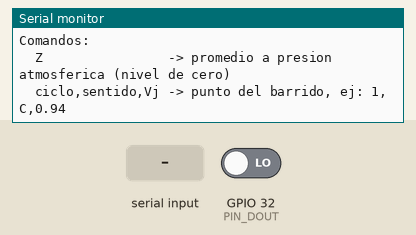
This sketch was run on a simulated ESP32. Parts: the last lines printed to the serial monitor. The inputs (shaded band) are chosen by the test bench; at power-on: GPIO 32 (PIN_DOUT) LOW.

Above: at 1.2 s.
1.3 s: "Z,1\n" received over Serial
At 2.1 s:
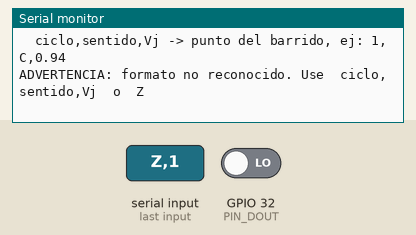
2.8 s: "Z\n" received over Serial
At 3.8 s:
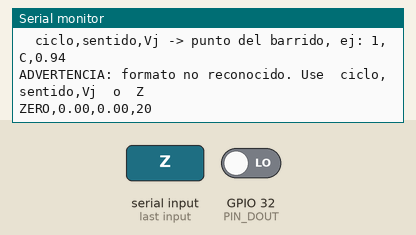
4.3 s: "1,90,45\n" received over Serial
At 5.6 s:
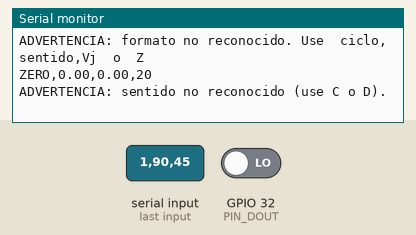

The sketch:

codigo_Laboratorio2_ESP32_HX710B.ino
```cpp
/*
 * Taller de Equipos Biomédicos II - Guía de Laboratorio N.º 2
 * Caracterización de un sensor de presión manométrica con la Ley de Boyle
 * (MPS20N0040D-D + conversor HX710B, leído por ESP32)
 *
 * Cumple los 5 requisitos de la sección 6 de la guía:
 *  1. Lee el HX710B (protocolo tipo HX71x: SCK/DOUT) y entrega cada lectura
 *     como entero CON SIGNO (complemento a 2 de 24 bits).
 *  2. Promedia N lecturas consecutivas (N >= 20, constante durante la sesión),
 *     calcula media y desviación estándar -también con el puerto abierto al
 *     aire (nivel de cero)- y lo muestra por el Monitor Serial.
 *  3. Declara como constantes configurables Patm (kPa), V0 (mL) y Vm (mL)
 *     -valores provisionales de la sesión- y muestra la marca de parada
 *     Vj,min (ecuación 2) para Pmax = 35 kPa.
 *  4. Recibe por el Monitor Serial el ciclo, el sentido (compresión/
 *     descompresión) y el volumen Vj (mL, dos decimales), calcula Pref con
 *     la ecuación (1) y rechaza con advertencia todo Vj > V0, Vj <= 0, o
 *     cuyo Pref supere 40 kPa.
 *  5. Entrega una línea por punto, valores separados por comas:
 *     ciclo,sentido,Vj,Pref,media,desviación_estándar,N
 *
 * ================================ USO ================================
 * Por el Monitor Serial (115200 baudios, salto de línea "Nueva línea"):
 *
 *   Z                     -> promedia N lecturas con el puerto ABIERTO AL AIRE
 *                            (nivel de cero). Úsalo en la Etapa A (paso 4) y
 *                            otra vez al terminar el barrido (Etapa D, paso 20,
 *                            para obtener C0,f). Imprime: ZERO,media,desv,N
 *
 *   1,C,0.94              -> punto del barrido: ciclo 1, sentido Compresión,
 *                            Vj = 0.94 mL. Sentido también acepta D o
 *                            "descompresion" (sin tilde), en mayúsc./minúsc.
 *                            Imprime: ciclo,sentido,Vj,Pref,media,desv,N
 *
 * IMPORTANTE - antes de usarlo en la sesión real:
 *  - Verificar SCK y DOUT en el osciloscopio (paso 3 de la Etapa A) y
 *    confirmar contra la hoja de datos del HX710B que el número de pulsos
 *    de reloj y los tiempos en alto/bajo coinciden con lo que este código
 *    genera. El protocolo de bit-banging de abajo sigue el estándar de la
 *    familia HX710/HX711 (25 pulsos: 24 bits de dato + 1 pulso de cierre),
 *    que es lo habitual para este tipo de conversor, pero SIEMPRE se debe
 *    confirmar con la hoja de datos real y el osciloscopio, tal como pide
 *    la guía.
 *  - Actualizar PATM_KPA, V0_ML y VM_ML con los valores reales de tu sesión
 *    (paso 12): Patm = presión publicada, Vm = el menor de Va1 y Va2.
 * =======================================================================
 */

#include <math.h>

// ---------------- Pines (ajustar según el cableado real) ----------------
#define PIN_SCK   33
#define PIN_DOUT  32

// ---------------- Requisito 2: N de lecturas por promedio ----------------
// N >= 20 y debe permanecer CONSTANTE durante toda la sesión.
const int N_LECTURAS = 20;

// ---------------- Requisito 3: constantes configurables ----------------
// Valores PROVISIONALES de la sesión (paso 12). Actualizar antes de medir.
float PATM_KPA = 101.3f;   // presión atmosférica publicada (kPa)
float V0_ML    = 1.00f;    // volumen inicial del émbolo (mL)
float VM_ML    = 0.76f;    // volumen muerto provisional = min(Va1, Va2) (mL)
const float PMAX_KPA = 35.0f; // margen de seguridad (fijo por la guía)

// Rango del sensor, usado para rechazar Pref fuera de escala (requisito 4)
const float SENSOR_MAX_KPA = 40.0f;

float vjMinML = 0.0f; // se calcula en setup() con la ecuación (2)

// =======================================================================
// Lectura del HX710B: 24 bits en complemento a 2 -> entero con signo
// (protocolo de bit-banging estándar de la familia HX710/HX711)
// =======================================================================
long leerHX710() {
  // Esperar a que el módulo indique dato listo (DOUT en bajo)
  while (digitalRead(PIN_DOUT) == HIGH) {
    ; // espera activa
  }

  unsigned long valor = 0;

  // 24 pulsos de reloj: se lee 1 bit por flanco, MSB primero
  for (int i = 0; i < 24; i++) {
    digitalWrite(PIN_SCK, HIGH);
    delayMicroseconds(1);
    valor = (valor << 1) | digitalRead(PIN_DOUT);
    digitalWrite(PIN_SCK, LOW);
    delayMicroseconds(1);
  }

  // 25.º pulso: cierra la conversión y deja listo el canal para la
  // siguiente lectura (no aporta datos).
  digitalWrite(PIN_SCK, HIGH);
  delayMicroseconds(1);
  digitalWrite(PIN_SCK, LOW);
  delayMicroseconds(1);

  // Extender el signo: si el bit 23 (MSB de los 24) está en 1, el valor
  // es negativo -> restar 2^24 para obtener el entero con signo real.
  if (valor & 0x800000UL) {
    valor |= 0xFF000000UL;
  }

  return (long)valor;
}

// =======================================================================
// Promedia N_LECTURAS lecturas crudas y calcula media y desviación
// estándar muestral (denominador N-1, igual que STDEV.S en Excel).
// =======================================================================
void promediarLecturas(double &media, double &desviacion) {
  long lecturas[N_LECTURAS];
  double suma = 0.0;

  for (int i = 0; i < N_LECTURAS; i++) {
    lecturas[i] = leerHX710();
    suma += lecturas[i];
    delay(2); // pequeño respiro entre lecturas consecutivas
  }

  media = suma / N_LECTURAS;

  double sumaCuad = 0.0;
  for (int i = 0; i < N_LECTURAS; i++) {
    double d = lecturas[i] - media;
    sumaCuad += d * d;
  }
  desviacion = sqrt(sumaCuad / (N_LECTURAS - 1));
}

// =======================================================================
// Ecuación (2): marca de parada del émbolo
// Vj,min = (V0 - r * Vm) / (1 + r), con r = Pmax / Patm
// =======================================================================
float calcularVjMin(float patm, float v0, float vm, float pmax) {
  float r = pmax / patm;
  return (v0 - r * vm) / (1.0f + r);
}

// =======================================================================
// Ecuación (1): presión manométrica de referencia
// Pref = Patm * (V0 - Vj) / (Vj + Vm)
// =======================================================================
float calcularPref(float patm, float v0, float vj, float vm) {
  return patm * (v0 - vj) / (vj + vm);
}

void setup() {
  Serial.begin(115200);
  while (!Serial) { ; }

  pinMode(PIN_SCK, OUTPUT);
  pinMode(PIN_DOUT, INPUT);
  digitalWrite(PIN_SCK, LOW);

  vjMinML = calcularVjMin(PATM_KPA, V0_ML, VM_ML, PMAX_KPA);

  Serial.println("=== Laboratorio 2 - Sensor de presión (HX710B + ESP32) ===");
  Serial.print("Patm = "); Serial.print(PATM_KPA, 2); Serial.println(" kPa");
  Serial.print("V0   = "); Serial.print(V0_ML, 2); Serial.println(" mL");
  Serial.print("Vm   = "); Serial.print(VM_ML, 2); Serial.println(" mL");
  Serial.print("Vj,min (marca de parada, Pmax=35 kPa) = ");
  Serial.print(vjMinML, 3); Serial.println(" mL");
  Serial.println();
  Serial.println("Comandos:");
  Serial.println("  Z                -> promedio a presion atmosferica (nivel de cero)");
  Serial.println("  ciclo,sentido,Vj -> punto del barrido, ej: 1,C,0.94");
  Serial.println();
}

void loop() {
  if (Serial.available() > 0) {
    String linea = Serial.readStringUntil('\n');
    linea.trim();
    if (linea.length() == 0) return;

    // ---------------- Comando Z: nivel de cero ----------------
    if (linea.equalsIgnoreCase("Z")) {
      double media, desviacion;
      promediarLecturas(media, desviacion);
      Serial.print("ZERO,");
      Serial.print(media, 2); Serial.print(",");
      Serial.print(desviacion, 2); Serial.print(",");
      Serial.println(N_LECTURAS);
      return;
    }

    // ---------------- Punto del barrido: ciclo,sentido,Vj ----------------
    int coma1 = linea.indexOf(',');
    int coma2 = linea.indexOf(',', coma1 + 1);
    if (coma1 < 0 || coma2 < 0) {
      Serial.println("ADVERTENCIA: formato no reconocido. Use  ciclo,sentido,Vj  o  Z");
      return;
    }

    String sCiclo   = linea.substring(0, coma1);
    String sSentido = linea.substring(coma1 + 1, coma2);
    String sVj      = linea.substring(coma2 + 1);

    int ciclo = sCiclo.toInt();
    float vj  = sVj.toFloat();

    sSentido.trim();
    String sentido;
    char s0 = toupper(sSentido.charAt(0));
    if (s0 == 'C') sentido = "Compresion";
    else if (s0 == 'D') sentido = "Descompresion";
    else {
      Serial.println("ADVERTENCIA: sentido no reconocido (use C o D).");
      return;
    }

    // ---------------- Validaciones (requisito 4) ----------------
    if (vj <= 0.0f || vj > V0_ML) {
      Serial.print("ADVERTENCIA: Vj fuera de rango (0 < Vj <= ");
      Serial.print(V0_ML, 2);
      Serial.println(" mL). Punto rechazado.");
      return;
    }

    float pref = calcularPref(PATM_KPA, V0_ML, vj, VM_ML);

    if (pref > SENSOR_MAX_KPA) {
      Serial.print("ADVERTENCIA: Pref calculada (");
      Serial.print(pref, 2);
      Serial.println(" kPa) supera el rango del sensor (40 kPa). Punto rechazado.");
      return;
    }

    // ---------------- Medición: promedio de N lecturas ----------------
    double media, desviacion;
    promediarLecturas(media, desviacion);

    // ---------------- Requisito 5: una línea por punto, separada por comas ----------------
    Serial.print(ciclo); Serial.print(",");
    Serial.print(sentido); Serial.print(",");
    Serial.print(vj, 2); Serial.print(",");
    Serial.print(pref, 3); Serial.print(",");
    Serial.print(media, 2); Serial.print(",");
    Serial.print(desviacion, 2); Serial.print(",");
    Serial.println(N_LECTURAS);
  }
}
```

Measured:
- after the input at 1.3 s, the serial monitor: prints a new line at once (image 1)
- after the input at 2.8 s, the serial monitor: prints a new line after 0.05 s (image 2)
- after the input at 4.3 s, the serial monitor: prints a new line at once (image 3)
